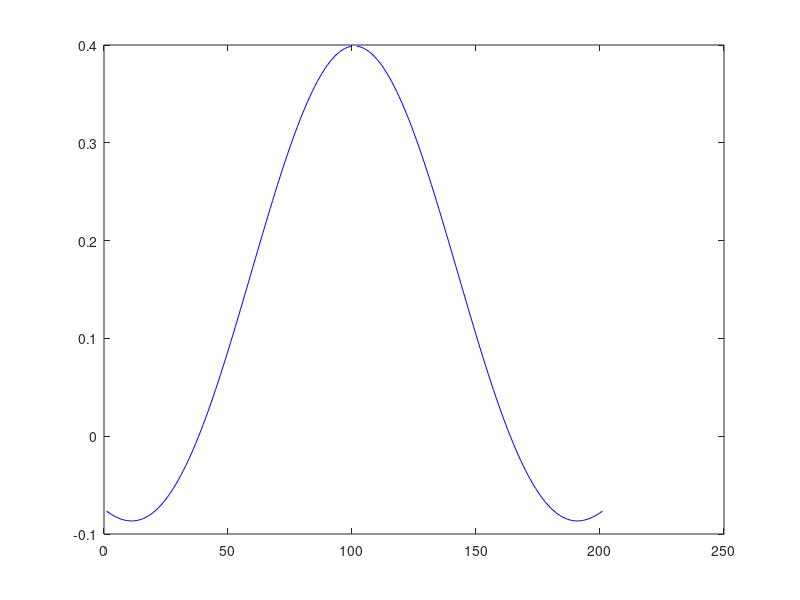

Write the MATLAB code that produced this figure.
a = 1;
tau = 1;
omega = -10:0.1:10;
F = (2*a*sin(tau.*omega/2))./( sqrt(2*pi).*omega );
plot(F, 'b')
hold on

(a*tau)/(sqrt(2*pi))